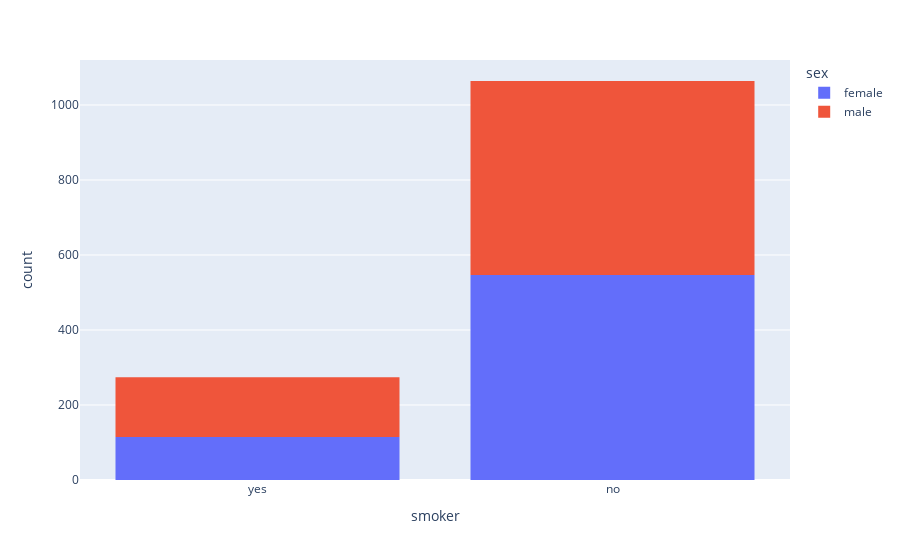

The code cell stored with this chart in its notebook:
### Code cell
fig = px.histogram(df, x='smoker', color='sex')
fig.show()

### Figure 1 — Plotly figure (JSON) as saved in the notebook; plotly's stock layout.template omitted (floating-point values rounded to 4 significant figures; data arrays with more than 128 entries replaced by an {"elided": "..."} marker saying what was removed)
{"data": [{"alignmentgroup": "True", "bingroup": "x", "hovertemplate": "sex=female<br>smoker=%{x}<br>count=%{y}<extra></extra>", "legendgroup": "female", "marker": {"color": "#636efa", "pattern": {"shape": ""}}, "name": "female", "offsetgroup": "female", "orientation": "v", "showlegend": true, "type": "histogram", "x": {"elided": "662 str values"}, "xaxis": "x", "yaxis": "y"}, {"alignmentgroup": "True", "bingroup": "x", "hovertemplate": "sex=male<br>smoker=%{x}<br>count=%{y}<extra></extra>", "legendgroup": "male", "marker": {"color": "#EF553B", "pattern": {"shape": ""}}, "name": "male", "offsetgroup": "male", "orientation": "v", "showlegend": true, "type": "histogram", "x": {"elided": "676 str values"}, "xaxis": "x", "yaxis": "y"}], "layout": {"barmode": "relative", "legend": {"title": {"text": "sex"}, "tracegroupgap": 0}, "margin": {"t": 60}, "xaxis": {"anchor": "y", "domain": [0, 1], "title": {"text": "smoker"}}, "yaxis": {"anchor": "x", "domain": [0, 1], "title": {"text": "count"}}}}
